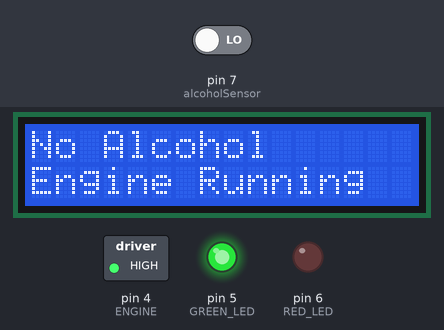
The sketch below on a simulated Arduino Uno, built with avr-gcc and run on an emulated ATmega328P. Shown: 16×2 character LCD, switched loads named in the sketch (green lamp = pin HIGH), output pins drawn as LEDs (lit = HIGH). Inputs (shaded band) come from the test bench; at power-on: pin 7 (alcoholSensor) LOW.

Above: at 1.2 s.
1.3 s: pin 7 (alcoholSensor) driven HIGH
At 2.0 s:
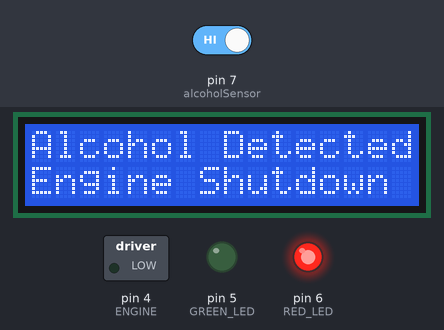
3.0 s: pin 7 (alcoholSensor) driven LOW
At 3.9 s:
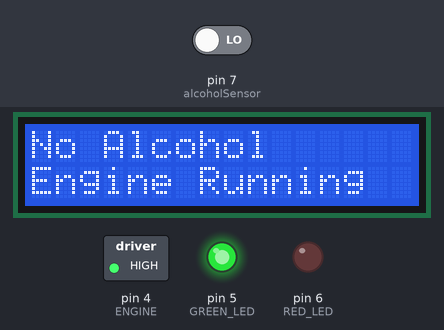
Timing chart, 0 to 6.0 s (numbered marks = the images above; inputs shaded):
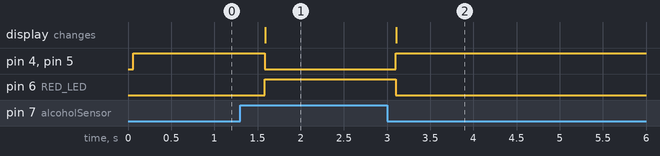

The sketch:

Alcohol_Detection.ino
```cpp
#include <LiquidCrystal.h>

// LCD Pins
const int rs = 13, en = 12, d4 = 11, d5 = 10, d6 = 9, d7 = 8;
LiquidCrystal lcd(rs, en, d4, d5, d6, d7);

// MQ-3 Alcohol Sensor
#define alcoholSensor 7   // Digital OUT from MQ-3

// LEDs & Engine
#define GREEN_LED 5
#define RED_LED 6
#define ENGINE 4          // Relay / Motor / Buzzer

void setup() {
  lcd.begin(16, 2);

  pinMode(alcoholSensor, INPUT);
  pinMode(GREEN_LED, OUTPUT);
  pinMode(RED_LED, OUTPUT);
  pinMode(ENGINE, OUTPUT);

  // Default condition
  digitalWrite(GREEN_LED, HIGH);   // Engine ON
  digitalWrite(RED_LED, LOW);
  digitalWrite(ENGINE, HIGH);

  lcd.setCursor(0, 0);
  lcd.print("Alcohol System");
  lcd.setCursor(0, 1);
  lcd.print("No Alcohol");
}

void loop() {

  int alcoholValue = digitalRead(alcoholSensor);

  if (alcoholValue == HIGH) {
    // 🔴 Alcohol Detected
    digitalWrite(RED_LED, HIGH);
    digitalWrite(GREEN_LED, LOW);
    digitalWrite(ENGINE, LOW);   // Engine Shutdown

    lcd.clear();
    lcd.setCursor(0, 0);
    lcd.print("Alcohol Detected");
    lcd.setCursor(0, 1);
    lcd.print("Engine Shutdown");

  } else {
    // 🟢 No Alcohol
    digitalWrite(GREEN_LED, HIGH);
    digitalWrite(RED_LED, LOW);
    digitalWrite(ENGINE, HIGH);

    lcd.clear();
    lcd.setCursor(0, 0);
    lcd.print("No Alcohol");
    lcd.setCursor(0, 1);
    lcd.print("Engine Running");
  }

  delay(500);
}
```

Measured:
- after the input at 1.3 s, pin 4 (ENGINE), pin 5 (GREEN_LED): HIGH → LOW after 0.28 s; pin 6 (RED_LED): LOW → HIGH after 0.28 s; the display: changes after 0.29 s (image 1)
- after the input at 3.0 s, pin 4 (ENGINE), pin 5 (GREEN_LED): LOW → HIGH after 0.10 s; pin 6 (RED_LED): HIGH → LOW after 0.10 s; the display: changes after 0.11 s (image 2)
